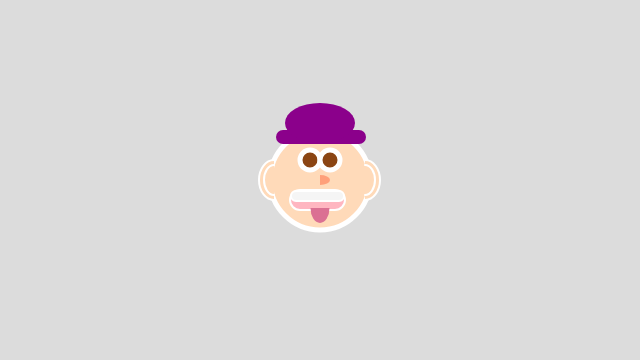
Frame 1 (no input)
Frame 60 (no input): identical to frame 1, image omitted
Frame 120 (the mouse pressed at the canvas centre since frame 60): identical to frame 1, image omitted

The p5.js sketch that drew this single still picture (run headless with seeded random() and noise() and a simulated clock; from frame 60 on, the mouse is pressed at the canvas centre):

// p5.js sketch
// ── sketch.js
function setup(){
	createCanvas(640,360);
}

function draw() {
	background(220);

	//shapes with xy coordinate + size
	fill('PEACHPUFF');
	stroke('white');
	strokeWeight(5)
	ellipse(320, 180, 100); //face

	fill('SADDLEBROWN')
	stroke('white')
	ellipse(310, 160,20); //left eye
	ellipse(330,160,20); //right eye

	//mouth
	fill('LIGHTPINK');
	stroke('white');
	strokeWeight(2)
	rect(290,190, 55,20,10);

	fill('WHITESMOKE');
    rect(291,191, 53,10,5);

	
//right ear
	fill('PEACHPUFF');
	stroke('white');
	arc(365,180,30,40,-HALF_PI,HALF_PI);
	arc(365,180,20,30,-HALF_PI,HALF_PI);

//left ear
	arc(274,180,30,40, HALF_PI,-HALF_PI);
	arc(274,180,20,30, HALF_PI, -HALF_PI);


	//SHAPES THAT ARE ONLY XY POINTS

//nouse
	fill('LIGHTSALMON');
	noStroke();
	arc(320,180,20,10,-HALF_PI,HALF_PI);

//tongue
	fill('PALEVIOLETRED');
	arc(320, 208, 19, 30, 0, PI);


  //Hat
  fill('DARKMAGENTA');
	strokeWeight(2)
	rect(276,130, 90,14,10);
	arc(320, 123, 100-30, 100-60, 0, TWO_PI);


   
}
